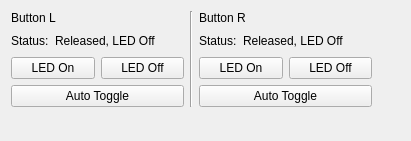
<?xml version="1.0" encoding="UTF-8"?>
<ui version="4.0">
 <class>DualButton</class>
 <widget class="QWidget" name="DualButton">
  <property name="geometry">
   <rect>
    <x>0</x>
    <y>0</y>
    <width>411</width>
    <height>141</height>
   </rect>
  </property>
  <property name="windowTitle">
   <string>Form</string>
  </property>
  <layout class="QVBoxLayout" name="verticalLayout_6">
   <item>
    <layout class="QHBoxLayout" name="horizontalLayout">
     <item>
      <layout class="QVBoxLayout" name="verticalLayout_3">
       <item>
        <widget class="QLabel" name="label">
         <property name="text">
          <string>Button L</string>
         </property>
        </widget>
       </item>
       <item>
        <layout class="QHBoxLayout" name="horizontalLayout_2">
         <item>
          <widget class="QLabel" name="label_3">
           <property name="text">
            <string>Status:</string>
           </property>
          </widget>
         </item>
         <item>
          <widget class="QLabel" name="label_status_button_r">
           <property name="text">
            <string>Released, LED Off</string>
           </property>
          </widget>
         </item>
         <item>
          <spacer name="horizontalSpacer_2">
           <property name="orientation">
            <enum>Qt::Horizontal</enum>
           </property>
           <property name="sizeHint" stdset="0">
            <size>
             <width>40</width>
             <height>20</height>
            </size>
           </property>
          </spacer>
         </item>
        </layout>
       </item>
       <item>
        <layout class="QHBoxLayout" name="horizontalLayout_4">
         <item>
          <widget class="QPushButton" name="button_led_on_button_r">
           <property name="text">
            <string>LED On</string>
           </property>
          </widget>
         </item>
         <item>
          <widget class="QPushButton" name="button_led_off_button_r">
           <property name="text">
            <string>LED Off</string>
           </property>
          </widget>
         </item>
        </layout>
       </item>
       <item>
        <widget class="QPushButton" name="button_toggle_button_r">
         <property name="text">
          <string>Auto Toggle</string>
         </property>
        </widget>
       </item>
      </layout>
     </item>
     <item>
      <widget class="Line" name="line">
       <property name="orientation">
        <enum>Qt::Vertical</enum>
       </property>
      </widget>
     </item>
     <item>
      <layout class="QVBoxLayout" name="verticalLayout_2">
       <item>
        <widget class="QLabel" name="label_2">
         <property name="text">
          <string>Button R</string>
         </property>
        </widget>
       </item>
       <item>
        <layout class="QHBoxLayout" name="horizontalLayout_3">
         <item>
          <widget class="QLabel" name="label_4">
           <property name="text">
            <string>Status:</string>
           </property>
          </widget>
         </item>
         <item>
          <widget class="QLabel" name="label_status_button_l">
           <property name="text">
            <string>Released, LED Off</string>
           </property>
          </widget>
         </item>
         <item>
          <spacer name="horizontalSpacer_3">
           <property name="orientation">
            <enum>Qt::Horizontal</enum>
           </property>
           <property name="sizeHint" stdset="0">
            <size>
             <width>40</width>
             <height>20</height>
            </size>
           </property>
          </spacer>
         </item>
        </layout>
       </item>
       <item>
        <layout class="QHBoxLayout" name="horizontalLayout_5">
         <item>
          <widget class="QPushButton" name="button_led_on_button_l">
           <property name="text">
            <string>LED On</string>
           </property>
          </widget>
         </item>
         <item>
          <widget class="QPushButton" name="button_led_off_button_l">
           <property name="text">
            <string>LED Off</string>
           </property>
          </widget>
         </item>
        </layout>
       </item>
       <item>
        <widget class="QPushButton" name="button_toggle_button_l">
         <property name="text">
          <string>Auto Toggle</string>
         </property>
        </widget>
       </item>
      </layout>
     </item>
     <item>
      <spacer name="horizontalSpacer">
       <property name="orientation">
        <enum>Qt::Horizontal</enum>
       </property>
       <property name="sizeHint" stdset="0">
        <size>
         <width>40</width>
         <height>20</height>
        </size>
       </property>
      </spacer>
     </item>
    </layout>
   </item>
   <item>
    <spacer name="verticalSpacer">
     <property name="orientation">
      <enum>Qt::Vertical</enum>
     </property>
     <property name="sizeHint" stdset="0">
      <size>
       <width>20</width>
       <height>40</height>
      </size>
     </property>
    </spacer>
   </item>
  </layout>
 </widget>
 <resources/>
 <connections/>
</ui>
